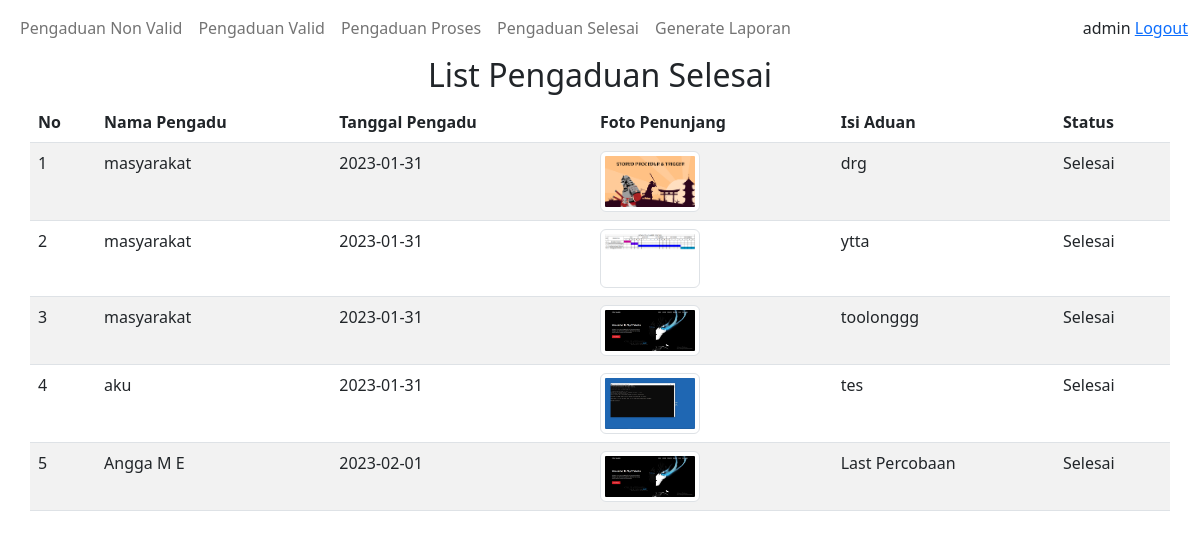
/administrator/verifikasi/selesai.php (signed in), run on the app's committed database.
### tables this page shows
CREATE TABLE `pengaduan` (
  `id_pengaduan` int(11) NOT NULL,
  `tgl_pengaduan` date DEFAULT NULL,
  `nik` char(16) DEFAULT NULL,
  `isi_laporan` text DEFAULT NULL,
  `foto` varchar(255) DEFAULT NULL,
  `status` enum('0','proses','selesai') DEFAULT NULL
);

CREATE TABLE `masyarakat` (
  `nik` char(16) NOT NULL,
  `nama` varchar(35) DEFAULT NULL,
  `username` varchar(25) DEFAULT NULL,
  `password` varchar(32) DEFAULT NULL,
  `telp` varchar(13) DEFAULT NULL
);

### administrator/verifikasi/selesai.php (the view, shortened to what this page needs)
<?php
include '../../lib/database.php';
$query = "SELECT m.nama as nama, p.id_pengaduan as id_pengaduan, p.tgl_pengaduan as tgl_pengaduan, p.foto as foto, p.isi_laporan as isi_laporan, p.status as status
            FROM pengaduan p JOIN masyarakat m WHERE p.nik = m.nik AND p.status = 'selesai';";
$execQuery = mysqli_query($koneksi, $query);
$getData = mysqli_fetch_all($execQuery, MYSQLI_ASSOC);
?>
<!DOCTYPE html>
<html lang="en">
<head>
    <link rel="stylesheet" type="text/css" href="../../assets/dist/css/bootstrap.min.css">
</head>
<body>
    <nav class="navbar navbar-expand-lg">
        <div class="container-fluid">
            <ul class="navbar-nav">
                <li class="navbar-item">
                    <a href="./nonvalid.php" class="nav-link">Pengaduan Non Valid</a>
                </li>
                <li class="navbar-item">
                    <a href="./valid.php" class="nav-link">Pengaduan Valid</a>
                </li>
                <li class="navbar-item">
                    <a href="./proses.php" class="nav-link">Pengaduan Proses</a>
                </li>
                <li class="navbar-item">
                    <a href="./selesai.php" class="nav-link">Pengaduan Selesai</a>
                </li>
                <li class="navbar-item">
                    <a href="../generate-laporan.php" class="nav-link">Generate Laporan</a>
                </li>
            </ul>
            <div>
                <?php
                echo $_SESSION['nama_petugas']. ' <a href="../logout.php">Logout</a> ';
                ?>
            </div>
        </div>
    </nav>
    <div class="container">
        <center>
            <h2>List Pengaduan Selesai</h2>
        </center>
        <div class="row justify-content-center align-middle">
            <table class="table table-striped">
                <thead>
                    <tr>
                        <th>No</th>
                        <th>Nama Pengadu</th>
                        <th>Tanggal Pengadu</th>
                        <th>Foto Penunjang</th>
                        <th>Isi Aduan</th>
                        <th>Status</th>
                    </tr>
                </thead>
                <tbody>
                    <?php
                    $no = 0;
                        foreach($getData as $data){
                            $no +=1;
                            if ($data['status'] == 'selesai' ) {
                                $status = 'Selesai';
                            }elseif ($data['status'] == 'proses') {
                                $status = 'Proses';
                            }else{
                                $status = 'status tidak diketahui';
                            }
                            echo "
                                <tr>
                                    <td>$no</td>
                                    <td>$data[nama]</td>
                                    <td>$data[tgl_pengaduan]</td>
                                    <td>
                                        <img src=$data[foto] width= 100px class='img img-thumbnail'>
                                    </td>
                                    <td>$data[isi_laporan]</td>
                                    <td>$status</td>
                                </tr>
                            ";
                        }
                    ?>
                </tbody>
            </table>
        </div>
    </div>
</body>
</html>

### data on the page
pengaduan: nik.nama "masyarakat", tgl_pengaduan "2023-01-31", foto (picture), isi_laporan "drg", status "Selesai"
pengaduan: nik.nama "masyarakat", tgl_pengaduan "2023-01-31", foto (picture), isi_laporan "ytta", status "Selesai"
pengaduan: nik.nama "masyarakat", tgl_pengaduan "2023-01-31", foto (picture), isi_laporan "toolonggg", status "Selesai"
pengaduan: nik.nama "aku", tgl_pengaduan "2023-01-31", foto (picture), isi_laporan "tes", status "Selesai"
pengaduan: nik.nama "Angga M E", tgl_pengaduan "2023-02-01", foto (picture), isi_laporan "Last Percobaan", status "Selesai"

### other printed values
$_SESSION['nama_petugas'] "admin"
